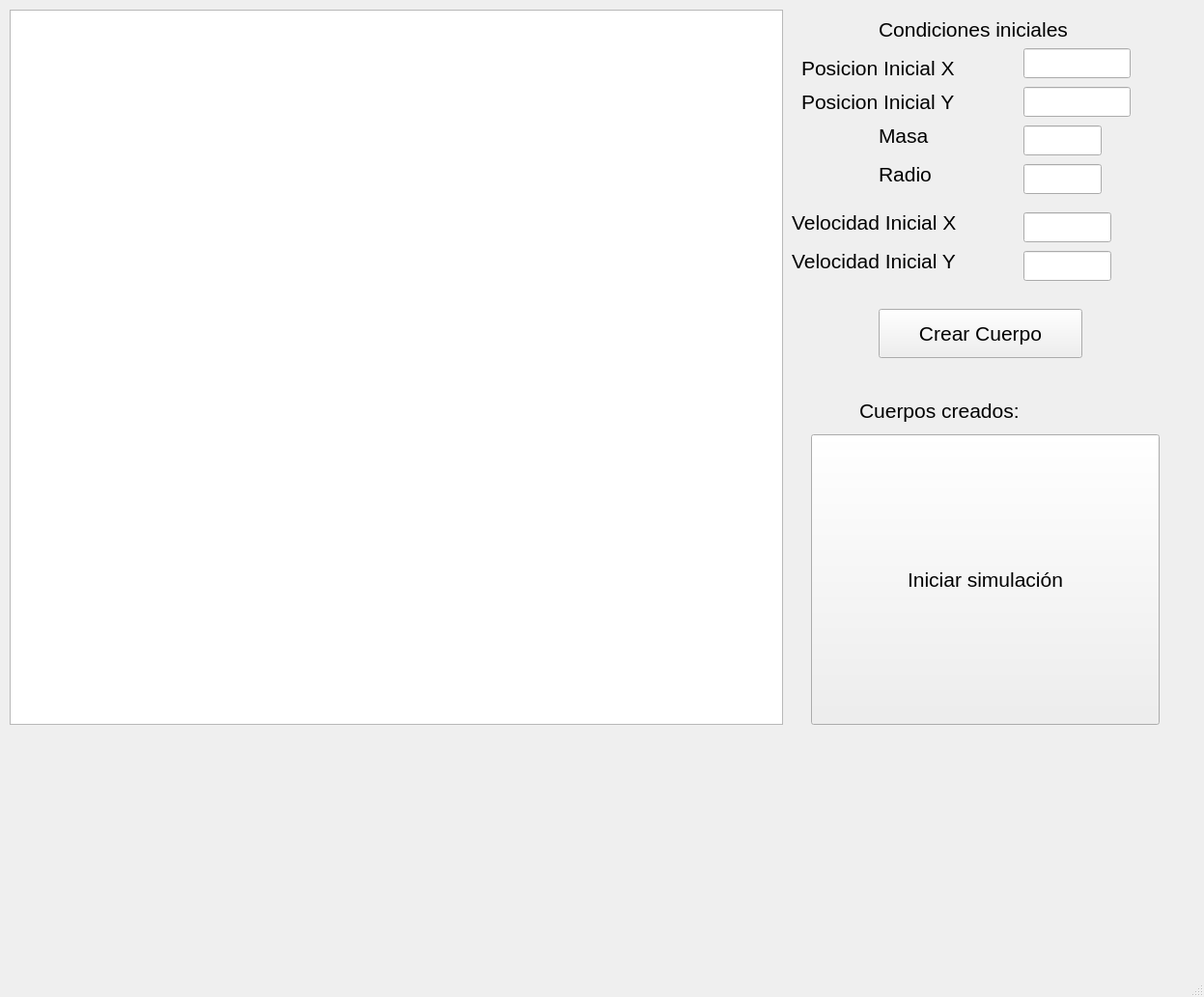
<?xml version="1.0" encoding="UTF-8"?>
<ui version="4.0">
 <class>MainWindow</class>
 <widget class="QMainWindow" name="MainWindow">
  <property name="geometry">
   <rect>
    <x>0</x>
    <y>0</y>
    <width>1247</width>
    <height>1033</height>
   </rect>
  </property>
  <property name="windowTitle">
   <string>MainWindow</string>
  </property>
  <widget class="QWidget" name="centralwidget">
   <widget class="QGraphicsView" name="graphicsView">
    <property name="geometry">
     <rect>
      <x>10</x>
      <y>10</y>
      <width>801</width>
      <height>741</height>
     </rect>
    </property>
   </widget>
   <widget class="QLabel" name="label_5">
    <property name="geometry">
     <rect>
      <x>910</x>
      <y>20</y>
      <width>201</width>
      <height>21</height>
     </rect>
    </property>
    <property name="font">
     <font>
      <pointsize>16</pointsize>
     </font>
    </property>
    <property name="text">
     <string>Condiciones iniciales</string>
    </property>
   </widget>
   <widget class="QLabel" name="label">
    <property name="geometry">
     <rect>
      <x>830</x>
      <y>60</y>
      <width>201</width>
      <height>21</height>
     </rect>
    </property>
    <property name="font">
     <font>
      <pointsize>16</pointsize>
     </font>
    </property>
    <property name="text">
     <string>Posicion Inicial X</string>
    </property>
   </widget>
   <widget class="QLineEdit" name="le_posx">
    <property name="geometry">
     <rect>
      <x>1060</x>
      <y>50</y>
      <width>111</width>
      <height>31</height>
     </rect>
    </property>
    <property name="font">
     <font>
      <pointsize>16</pointsize>
     </font>
    </property>
   </widget>
   <widget class="QLabel" name="label_2">
    <property name="geometry">
     <rect>
      <x>830</x>
      <y>90</y>
      <width>201</width>
      <height>31</height>
     </rect>
    </property>
    <property name="font">
     <font>
      <pointsize>16</pointsize>
     </font>
    </property>
    <property name="text">
     <string>Posicion Inicial Y</string>
    </property>
   </widget>
   <widget class="QLineEdit" name="le_posy">
    <property name="geometry">
     <rect>
      <x>1060</x>
      <y>90</y>
      <width>111</width>
      <height>31</height>
     </rect>
    </property>
    <property name="font">
     <font>
      <pointsize>16</pointsize>
     </font>
    </property>
   </widget>
   <widget class="QLabel" name="label_3">
    <property name="geometry">
     <rect>
      <x>910</x>
      <y>130</y>
      <width>71</width>
      <height>21</height>
     </rect>
    </property>
    <property name="font">
     <font>
      <pointsize>16</pointsize>
     </font>
    </property>
    <property name="text">
     <string>Masa</string>
    </property>
   </widget>
   <widget class="QLineEdit" name="le_m">
    <property name="geometry">
     <rect>
      <x>1060</x>
      <y>130</y>
      <width>81</width>
      <height>31</height>
     </rect>
    </property>
    <property name="font">
     <font>
      <pointsize>16</pointsize>
     </font>
    </property>
   </widget>
   <widget class="QLabel" name="label_4">
    <property name="geometry">
     <rect>
      <x>910</x>
      <y>170</y>
      <width>71</width>
      <height>21</height>
     </rect>
    </property>
    <property name="font">
     <font>
      <pointsize>16</pointsize>
     </font>
    </property>
    <property name="text">
     <string>Radio</string>
    </property>
   </widget>
   <widget class="QLineEdit" name="le_r">
    <property name="geometry">
     <rect>
      <x>1060</x>
      <y>170</y>
      <width>81</width>
      <height>31</height>
     </rect>
    </property>
    <property name="font">
     <font>
      <pointsize>16</pointsize>
     </font>
    </property>
   </widget>
   <widget class="QLabel" name="label_6">
    <property name="geometry">
     <rect>
      <x>820</x>
      <y>220</y>
      <width>221</width>
      <height>21</height>
     </rect>
    </property>
    <property name="font">
     <font>
      <pointsize>16</pointsize>
     </font>
    </property>
    <property name="text">
     <string>Velocidad Inicial X</string>
    </property>
   </widget>
   <widget class="QLineEdit" name="le_vx">
    <property name="geometry">
     <rect>
      <x>1060</x>
      <y>220</y>
      <width>91</width>
      <height>31</height>
     </rect>
    </property>
    <property name="font">
     <font>
      <pointsize>16</pointsize>
     </font>
    </property>
   </widget>
   <widget class="QLabel" name="label_7">
    <property name="geometry">
     <rect>
      <x>820</x>
      <y>260</y>
      <width>221</width>
      <height>21</height>
     </rect>
    </property>
    <property name="font">
     <font>
      <pointsize>16</pointsize>
     </font>
    </property>
    <property name="text">
     <string>Velocidad Inicial Y</string>
    </property>
   </widget>
   <widget class="QLineEdit" name="le_vy">
    <property name="geometry">
     <rect>
      <x>1060</x>
      <y>260</y>
      <width>91</width>
      <height>31</height>
     </rect>
    </property>
    <property name="font">
     <font>
      <pointsize>16</pointsize>
     </font>
    </property>
   </widget>
   <widget class="QPushButton" name="bntSimular">
    <property name="geometry">
     <rect>
      <x>910</x>
      <y>320</y>
      <width>211</width>
      <height>51</height>
     </rect>
    </property>
    <property name="font">
     <font>
      <pointsize>16</pointsize>
     </font>
    </property>
    <property name="text">
     <string>Crear Cuerpo</string>
    </property>
   </widget>
   <widget class="QLabel" name="label_8">
    <property name="geometry">
     <rect>
      <x>890</x>
      <y>400</y>
      <width>211</width>
      <height>51</height>
     </rect>
    </property>
    <property name="font">
     <font>
      <pointsize>16</pointsize>
     </font>
    </property>
    <property name="text">
     <string>Cuerpos creados:</string>
    </property>
   </widget>
   <widget class="QPushButton" name="btnFull">
    <property name="geometry">
     <rect>
      <x>840</x>
      <y>450</y>
      <width>361</width>
      <height>301</height>
     </rect>
    </property>
    <property name="font">
     <font>
      <pointsize>16</pointsize>
     </font>
    </property>
    <property name="text">
     <string>Iniciar simulación</string>
    </property>
   </widget>
  </widget>
  <widget class="QMenuBar" name="menubar">
   <property name="geometry">
    <rect>
     <x>0</x>
     <y>0</y>
     <width>1247</width>
     <height>22</height>
    </rect>
   </property>
  </widget>
  <widget class="QStatusBar" name="statusbar"/>
 </widget>
 <resources/>
 <connections/>
</ui>
